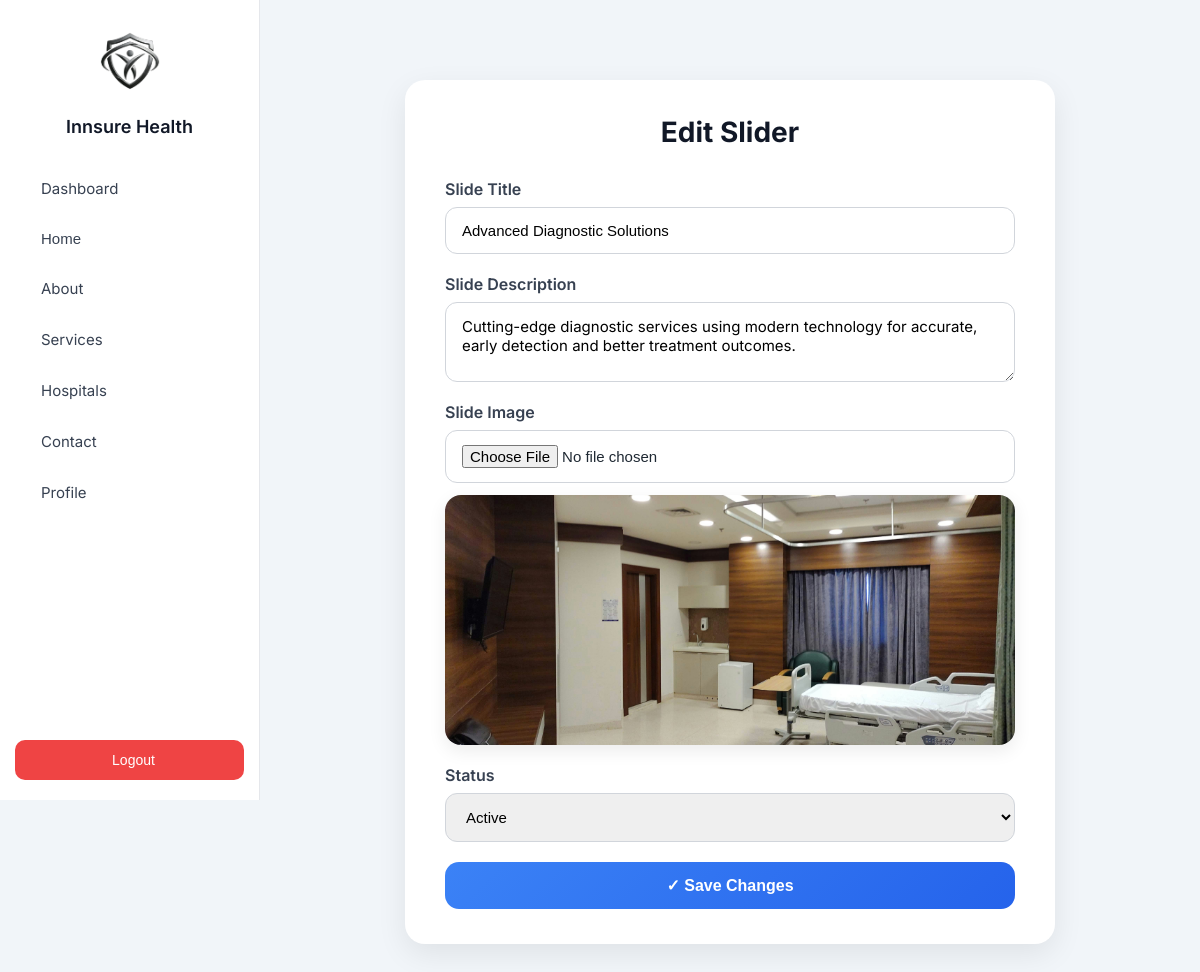
Screenshot of /edit-slider/6/ (signed in) with the database file from the repository.
### core/models.py (models this page shows, shortened)
class Slider(models.Model):
    title = models.CharField(max_length=200)
    description = models.TextField(blank=True, null=True)  # <-- added description
    image = models.ImageField(upload_to='slider_images/')
    status = models.CharField(
        max_length=20,
        choices=[('Active','Active'),('Inactive','Inactive')],
        default='Active'
    )
    created_at = models.DateTimeField(auto_now_add=True)

### core/views.py (the view, shortened to what this page needs)
# urls.py: path('edit-slider/<int:slide_id>/', views.edit_slider, name='edit_slider'),
@login_required
def edit_slider(request, slide_id):
    slide = get_object_or_404(Slider, id=slide_id)
    return render(request, 'edit_slider.html', {'slide': slide})

### core/templates/edit_slider.html (shortened to what this page needs)
{% extends 'sidebar.html' %}
{% block content %}
<div class="card-form">
    <h2>Edit Slider</h2>
    <form method="POST" enctype="multipart/form-data">
        <div class="form-group">
            <label for="title">Slide Title</label>
            <input type="text" id="title" name="title" value="{{ slide.title }}" required>
        </div>
        <div class="form-group">
            <label for="description">Slide Description</label>
            <textarea id="description" name="description" placeholder="Enter slide description">{{ slide.description }}</textarea>
        </div>
        <div class="form-group">
            <label for="image">Slide Image</label>
            <input type="file" id="image" name="image" accept="image/*" onchange="previewImage(event)">
            <img id="imagePreview" src="{{ slide.image.url }}">
        </div>
        <div class="form-group">
            <label for="status">Status</label>
            <select id="status" name="status">
                <option value="Active" {% if slide.status == "Active" %}selected{% endif %}>Active</option>
            </select>
        </div>
        <button type="submit" class="btn-pro">✓ Save Changes</button>
    </form>
</div>
{% endblock %}

### core/templates/sidebar.html (style rules this page uses)
* { margin: 0; padding: 0; box-sizing: border-box; }
body { font-family: 'Inter', sans-serif; display: flex; background: #f1f5f9; color: #1f2933; }

### core/templates/edit_slider.html (style rules this page uses)
.card-form { max-width: 650px; margin: 40px auto; background: #ffffff; padding: 35px 40px; border-radius: 20px; box-shadow: 0 10px 30px rgba(0,0,0,0.08); transition: transform 0.3s ease, box-shadow 0.3s ease; }
.card-form h2 { font-size: 28px; font-weight: 700; color: #111827; margin-bottom: 30px; text-align: center; }
.form-group { display: flex; flex-direction: column; margin-bottom: 20px; }
.form-group label { font-weight: 600; margin-bottom: 8px; color: #374151; }
.form-group input[type="text"], .form-group select, .form-group input[type="file"], .form-group textarea { padding: 14px 16px; border-radius: 12px; border: 1px solid #d1d5db; font-size: 15px; transition: all 0.3s ease; }
.form-group textarea { resize: vertical; min-height: 80px; max-height: 200px; font-family: inherit; }
#imagePreview { width: 100%; max-height: 250px; object-fit: cover; margin-top: 12px; border-radius: 16px; transition: all 0.3s ease; box-shadow: 0 6px 18px rgba(0,0,0,0.08); }
.btn-pro { display: block; width: 100%; padding: 14px 0; background: linear-gradient(135deg,#3b82f6,#2563eb); color: white; font-weight: 600; font-size: 16px; border-radius: 14px; border: none; cursor: pointer; transition: all 0.3s ease; }

### rows the page displays
Slider: title "Advanced Diagnostic Solutions", description "Cutting-edge diagnostic services using modern technology for accurate, early detection and better treatment outcomes.", image (picture), status "Active"
